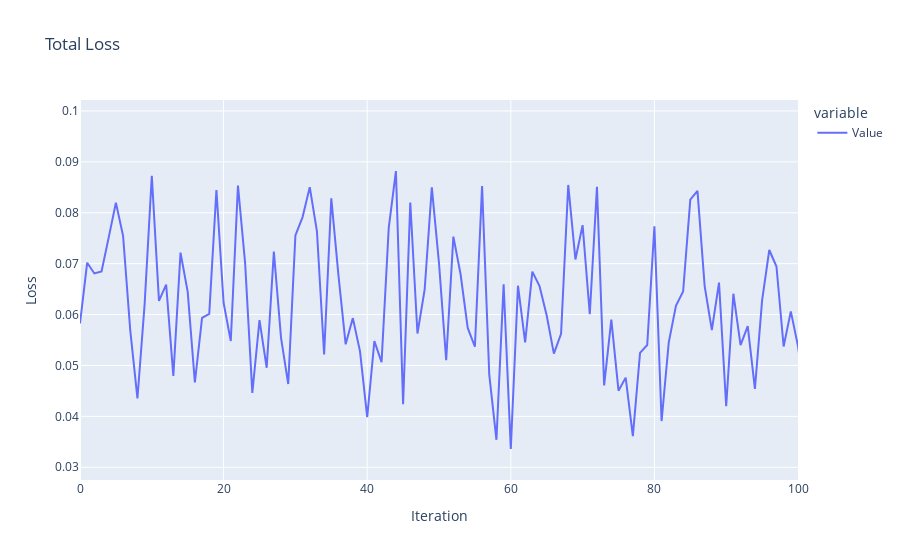

Source (notebook cell):
### Code cell
import plotly.express as px

fig = px.line(L2mean.Value, title='Total Loss', labels={"value": "Loss", "index" : "Iteration"})
fig.update_xaxes(range=[0, 100])
fig.show()

### Figure 1 — Plotly figure (JSON) as saved in the notebook; plotly's stock layout.template omitted (floating-point values rounded to 4 significant figures; data arrays with more than 128 entries replaced by an {"elided": "..."} marker saying what was removed)
{"data": [{"hovertemplate": "variable=Value<br>Iteration=%{x}<br>Loss=%{y}<extra></extra>", "legendgroup": "Value", "line": {"color": "#636efa", "dash": "solid"}, "marker": {"symbol": "circle"}, "mode": "lines", "name": "Value", "orientation": "v", "showlegend": true, "type": "scatter", "x": {"elided": "505 int values"}, "xaxis": "x", "y": {"elided": "505 float values"}, "yaxis": "y"}], "layout": {"autosize": true, "legend": {"title": {"text": "variable"}, "tracegroupgap": 0}, "title": {"text": "Total Loss"}, "xaxis": {"anchor": "y", "domain": [0, 1], "range": [0, 100], "title": {"text": "Iteration"}, "type": "linear"}, "yaxis": {"anchor": "x", "autorange": true, "domain": [0, 1], "range": [0.0275, 0.1022], "title": {"text": "Loss"}, "type": "linear"}}}
